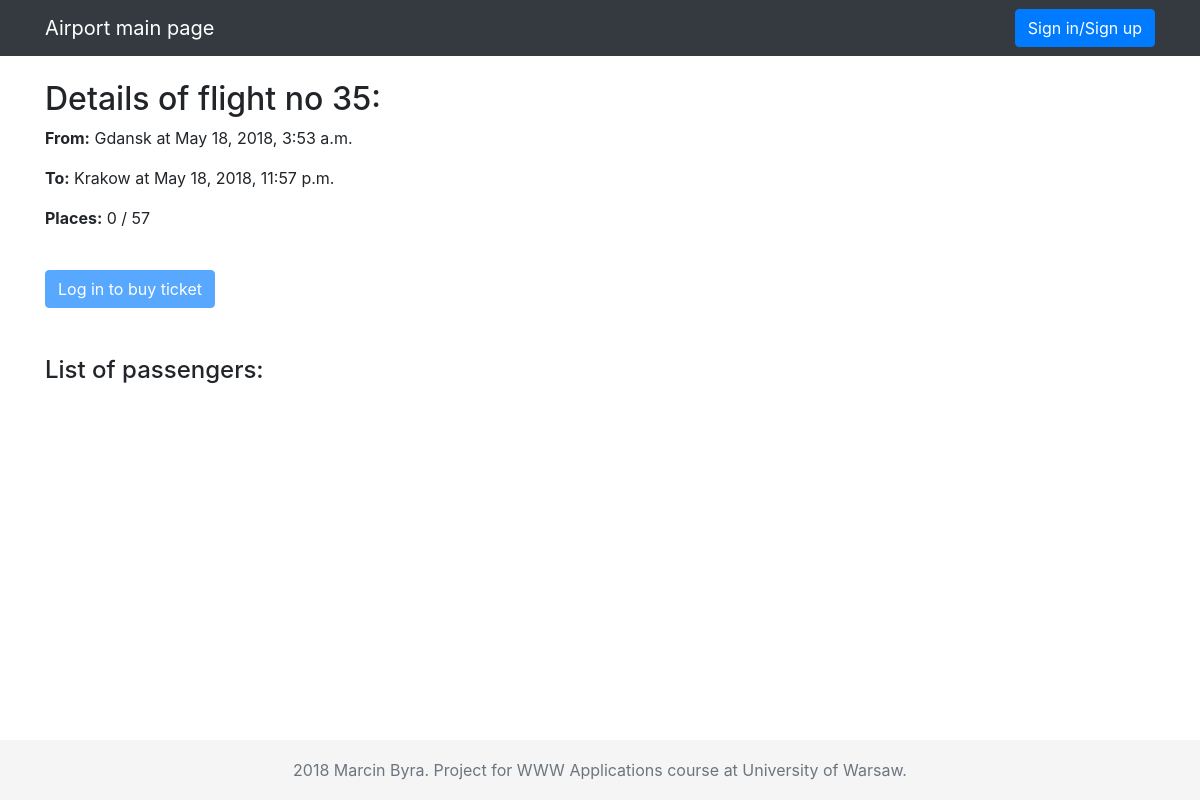
The app's page /airport/flight/35/, older data.
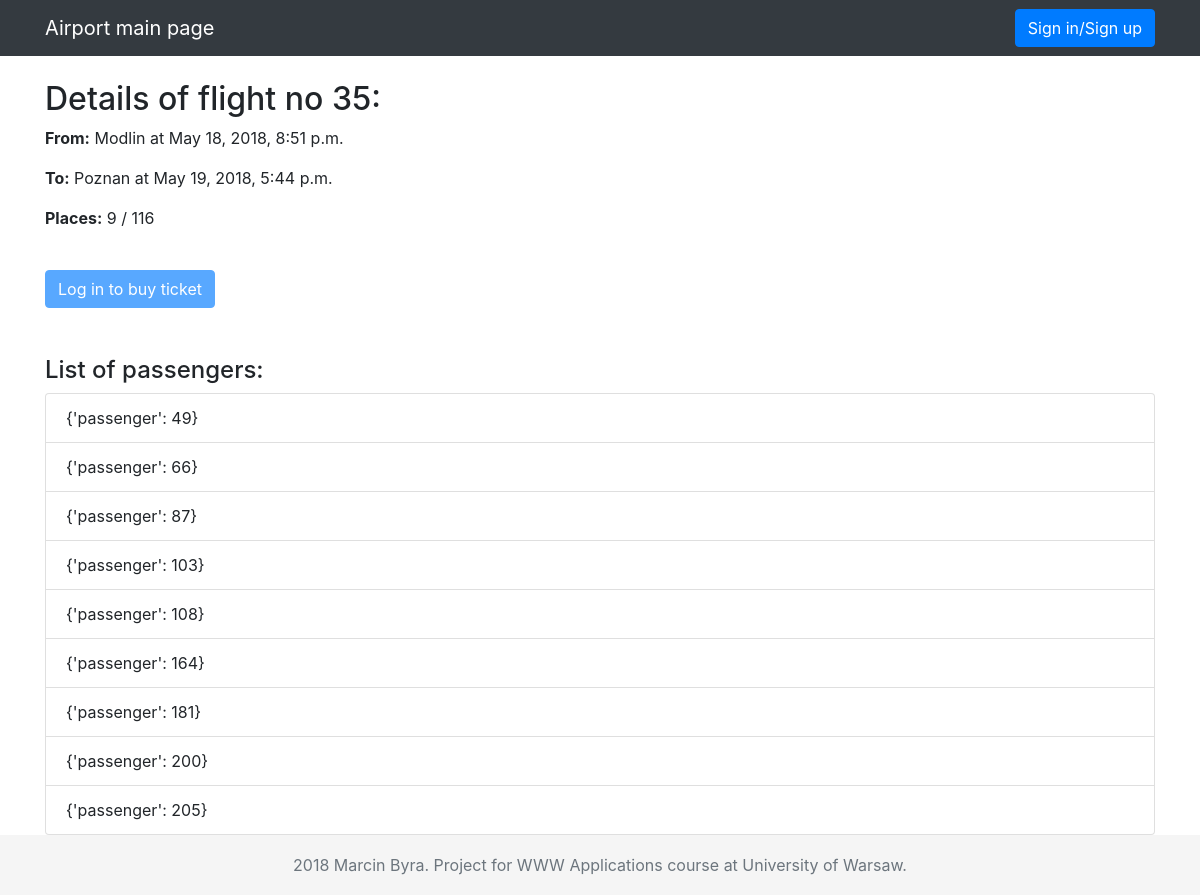
The same page, newer data.
### airport/models.py (models this page shows, shortened)
class Flight(models.Model):
    airplane = models.ForeignKey(Airplane, on_delete=models.CASCADE)
    source = models.CharField(max_length=20)
    destination = models.CharField(max_length=20)
    departure_time = models.DateTimeField()
    arrival_time = models.DateTimeField()

class Airplane(models.Model):
    number = models.IntegerField(unique=True)
    capacity = models.IntegerField()

### airport/views.py (the view)
# urls.py: path('flight/<int:flight_no>/', views.flight_details, name='flight_details'),
def flight_details(request, flight_no):
    flight = get_object_or_404(Flight, pk=flight_no)
    departure_time_str = flight.departure_time.strftime("%Y-%m-%d %H:%M")
    arrival_time_str = flight.arrival_time.strftime("%Y-%m-%d %H:%M")
    passengers = Ticket.objects.filter(flight=flight).values('passenger')
    context = {'flight': flight, 'departure_time_str': departure_time_str, 'arrival_time_str': arrival_time_str,
               'passengers': passengers}
    return render(request, 'airport/flight_details.html', context)

### airport/templates/airport/flight_details.html (shortened to what this page needs)
{% extends 'airport/base.html' %}
{% block content %}
    <h2 class="mt-4">Details of flight no {{ flight.pk }}:</h2>
    <p><b>From:</b> {{ flight.source }} at {{ flight.departure_time }}</p>
    <p><b>To:</b> {{ flight.destination }} at {{ flight.arrival_time }}</p>
    <p><b>Places:</b> {{ passengers|length }} / {{ flight.airplane.capacity }}</p>
    {% if request.user.is_authenticated %}
        <a href="{% url 'airport:buy_ticket' flight.pk %}" class="btn btn-primary active mt-4 my-4">Buy a ticket</a>
    {% else %}
        <a href=# class="btn btn-primary disabled mt-4 my-4">Log in to buy ticket</a>
    {% endif %}
    <h4 class="mt-4">List of passengers:</h4>
    <ul class="list-group">
    {% for passenger in passengers %}
        <li class="list-group-item">{{ passenger }}</li>
    {% endfor %}
    </ul>
{% endblock %}

### airport/templates/airport/base.html (shortened to what this page needs)
<!DOCTYPE html>
{% load static %}
<html lang="en">
<head>
    <link rel="stylesheet" href="https://stackpath.bootstrapcdn.com/bootstrap/4.1.0/css/bootstrap.min.css">
    <link href="{% static 'airport/style.css' %}" rel="stylesheet">
</head>
<body>
<header>
    <nav class="navbar navbar-expand-lg navbar-dark bg-dark fixed-top">
        <div class="container">
            <a class="navbar-brand" href="{% url 'airport:mainpage' %}">Airport main page</a>
            {% if request.user.is_authenticated %}
                <span class="text-white">
                Logged in as {{ request.user.first_name }} {{ request.user.last_name }}.
            </span>
                <a class="btn btn-secondary" href="{% url 'airport:logout_view' %}">
                    Logout
                </a>
            {% else %}
                <button type="button" class="btn btn-primary" data-toggle="modal" data-target="#login-modal">
                    Sign in/Sign up
                </button>
            {% endif %}
        </div>
    </nav>
</header>
<main>
    <div class="container">
        {% block content %}
        {% endblock %}
    </div>
</main>
    <footer class="text-center text-muted mt-5">
        2018 Marcin Byra. Project for WWW Applications course at University of Warsaw.
    </footer>
</body>
</html>

### airport/static/airport/style.css (style rules this page uses)
body { padding-top: 54px; }
@media (min-width: 992px) { body { padding-top: 56px; } }
html { position: relative; min-height: 100%; }
body { margin-bottom: 60px; }
footer { position: fixed; bottom: 0; width: 100%; height: 60px; line-height: 60px; background-color: #f5f5f5; }

Row changes from the older to the newer data that the page shows:
changed Flight id 35: source "Gdansk" → "Modlin"; departure_time "May 18, 2018, 3:53 a.m." → "May 18, 2018, 8:51 p.m."; destination "Krakow" → "Poznan"; arrival_time "May 18, 2018, 11:57 p.m." → "May 19, 2018, 5:44 p.m."; airplane.capacity "57" → "116"
Text that changed along with them:
{{ passengers|length }}: "0" → "9"
new list line: "{'passenger': 49}"
new list line: "{'passenger': 66}"
new list line: "{'passenger': 87}"
new list line: "{'passenger': 103}"
new list line: "{'passenger': 108}"
new list line: "{'passenger': 164}"
new list line: "{'passenger': 181}"
new list line: "{'passenger': 200}"
new list line: "{'passenger': 205}"
